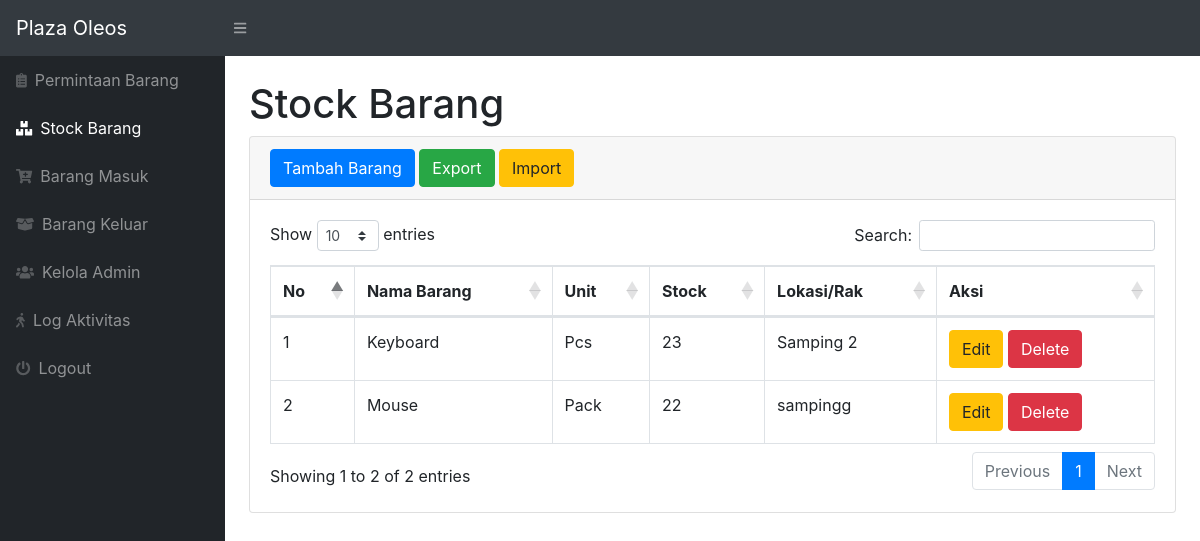
The app's page /index.php (signed in), older data.
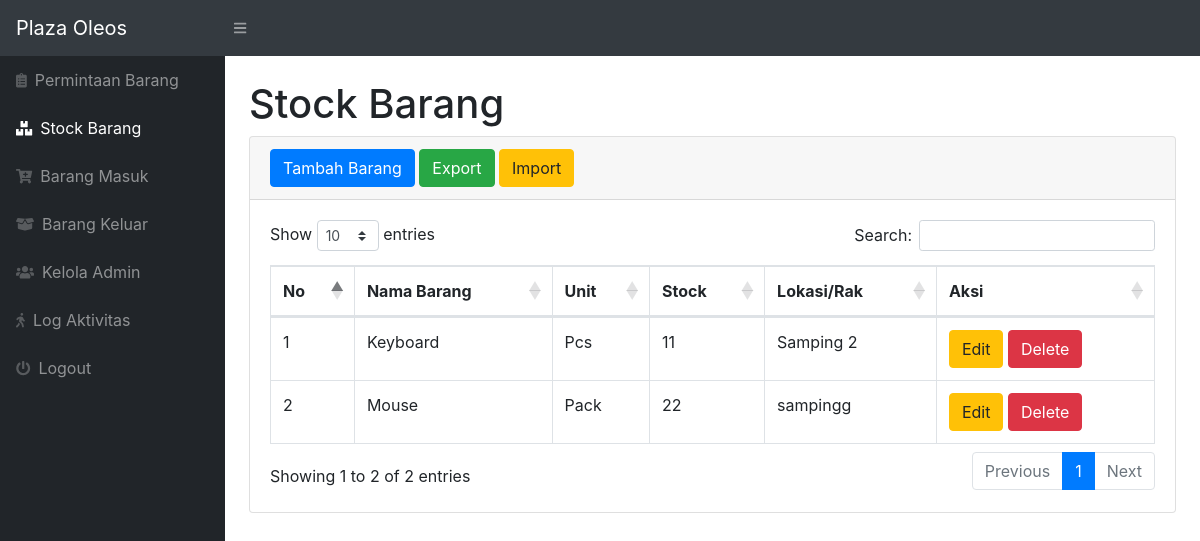
The same page, newer data.
### tables this page shows
CREATE TABLE `stock` (
  `idbarang` int(11) NOT NULL,
  `namabarang` varchar(25) NOT NULL,
  `deskripsi` varchar(50) NOT NULL,
  `stock` int(11) NOT NULL,
  `lokasi` varchar(100) NOT NULL,
  `unit` varchar(50) NOT NULL
);

### index.php (the view, shortened to what this page needs)
<!DOCTYPE html>
<html lang="en">
<head>
    <link href="css/styles.css" rel="stylesheet" />
    <link href="https://cdn.datatables.net/1.10.20/css/dataTables.bootstrap4.min.css" rel="stylesheet" />
</head>
<body class="sb-nav-fixed">
    <nav class="sb-topnav navbar navbar-expand navbar-dark bg-dark">
        <a class="navbar-brand" href="index.php">Plaza Oleos</a>
        <button class="btn btn-link btn-sm order-1 order-lg-0" id="sidebarToggle" href="#"><i class="fas fa-bars"></i></button>
    </nav>
    <div id="layoutSidenav">
        <div id="layoutSidenav_nav">
            <nav class="sb-sidenav accordion sb-sidenav-dark" id="sidenavAccordion">
                <div class="sb-sidenav-menu">
                    <div class="nav">
                        <?php if ($_SESSION['role'] === 'superadmin' || $_SESSION['role'] === 'dev' || $_SESSION['role'] === 'supervisor') { ?>
                            <a class="nav-link" href="permintaan.php">
                                <div class="sb-nav-link-icon"><i class="fas fa-clipboard-list"></i></div>
                                Permintaan Barang
                            </a>
                        <?php } ?>
                        <?php if ($_SESSION['role'] === 'superadmin' || $_SESSION['role'] === 'dev' || $_SESSION['role'] === 'gudang') { ?>
                            <a class="nav-link" href="index.php">
                                <div class="sb-nav-link-icon"><i class="fas fa-boxes"></i></div>
                                Stock Barang
                            </a>
                        <?php } ?>
                        <?php if ($_SESSION['role'] === 'superadmin' || $_SESSION['role'] === 'dev' || $_SESSION['role'] === 'gudang') { ?>
                            <a class="nav-link" href="barang_masuk.php">
                                <div class="sb-nav-link-icon"><i class="fas fa-cart-plus"></i></div>
                                Barang Masuk
                            </a>
                        <?php } ?>
                        <?php if ($_SESSION['role'] === 'superadmin' || $_SESSION['role'] === 'dev' || $_SESSION['role'] === 'gudang') { ?>
                            <a class="nav-link" href="barang_keluar.php">
                                <div class="sb-nav-link-icon"><i class="fas fa-box-open"></i></div>
                                Barang Keluar
                            </a>
                        <?php } ?>
                        <?php if ($_SESSION['role'] === 'superadmin' || $_SESSION['role'] === 'dev') { ?>
                            <a class="nav-link" href="admin.php">
                                <div class="sb-nav-link-icon"><i class="fas fa-users"></i></div>
                                Kelola Admin
                            </a>
                        <?php } ?>
                        <?php if ($_SESSION['role'] === 'superadmin' || $_SESSION['role'] === 'dev') { ?>
                            <a class="nav-link" href="log.php">
                                <div class="sb-nav-link-icon"><i class="fas fa-walking"></i></div>
                                Log Aktivitas
                            </a>
                        <?php } ?>
                        <a class="nav-link" href="logout.php">
                            <div class="sb-nav-link-icon"><i class="fas fa-power-off"></i></div>
                            Logout
                        </a>
                    </div>
                </div>
            </nav>
        </div>
        <div id="layoutSidenav_content">
            <main>
                <div class="container-fluid">
                    <h1 class="mt-4">Stock Barang</h1>
                    <div class="card mb-4">
                        <div class="card-header">
                            <button type="button" class="btn btn-primary" data-toggle="modal" data-target="#myModal">
                                Tambah Barang
                            </button>
                            <button type="button" class="btn btn-success" data-toggle="modal" data-target="#export">
                                Export
                            </button>
                            <button type="button" class="btn btn-warning" data-toggle="modal" data-target="#import">
                                Import
                            </button>
                        </div>
                        <div class="card-body">
                            <?php
                            $conn = mysqli_connect("localhost", "root", "", "stokbarangs");
                            ?>
                            <div class="table-responsive">
                                <table class="table table-bordered" id="dataTable" width="100%" cellspacing="0">
                                    <thead>
                                        <tr>
                                            <th>No</th>
                                            <th>Nama Barang</th>
                                            <th>Unit</th>
                                            <th>Stock</th>
                                            <th>Lokasi/Rak</th>
                                            <th>Aksi</th>
                                        </tr>
                                    </thead>
                                    <tbody>
                                        <?php
                                        $ambilsemuadatastock = mysqli_query($conn, "select * from stock");
                                        $i = 1;
                                        while ($data = mysqli_fetch_array($ambilsemuadatastock)) {
                                            $namabarang = $data['namabarang'];
                                            $unit = $data['unit'];
                                            $stock = $data['stock'];
                                            $lok = $data['lokasi'];
                                            $idb = $data['idbarang'];
                                        ?>
                                            <tr>
                                                <td><?= $i++; ?></td>
                                                <td><?= $namabarang; ?></td>
                                                <td><?= $unit; ?></td>
                                                <td><?= $stock; ?></td>
                                                <td><?= $lok; ?></td>
                                                <td>
                                                    <button type="button" class="btn btn-warning" data-toggle="modal" data-target="#edit<?= $idb; ?>">
                                                        Edit
                                                    </button>
                                                    <button type="button" class="btn btn-danger" data-toggle="modal" data-target="#delete<?= $idb; ?>">
                                                        Delete
                                                    </button>
                                                </td>
                                            </tr>
                            </div>
                        </div>
                    <?php
                                        };
                    ?>
                    </div>
                </div>
</body>
</html>

Row changes from the older to the newer data that the page shows:
changed stock "Keyboard": stock "23" → "11"
